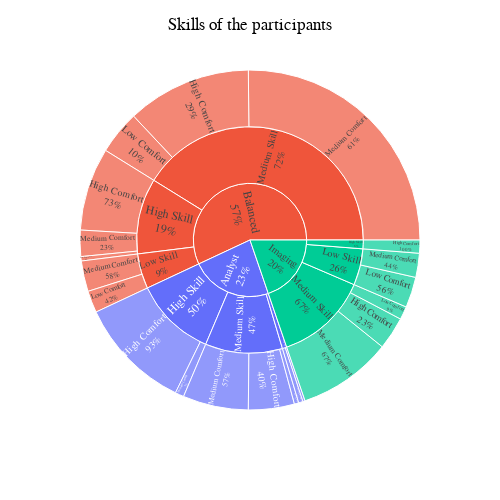

The notebook cell this image was saved under:
### Code cell
title = "Skills of the participants"

fig = px.sunburst(df, path=['Work','Computation','Comfort'],color='Work', values='count', width=500, height=500)
fig.update_traces(textinfo="label+percent parent", insidetextorientation = 'radial', sort=True)
fig.update_layout(title=title, title_x=0.5, font=dict(family='Helvetica', color="Black", size=12))
fig.write_image('figures/Participant_Skills_3tier.png')
fig.show()

### Figure 1 — Plotly figure (JSON) as saved in the notebook; plotly's stock layout.template omitted (floating-point values rounded to 4 significant figures)
{"data": [{"branchvalues": "total", "customdata": [["Analyst"], ["Analyst"], ["Analyst"], ["Analyst"], ["Analyst"], ["Analyst"], ["Analyst"], ["Analyst"], ["Analyst"], ["Analyst"], ["Analyst"], ["Balanced"], ["Balanced"], ["Balanced"], ["Balanced"], ["Balanced"], ["Balanced"], ["Balanced"], ["Balanced"], ["Balanced"], ["Balanced"], ["Balanced"], ["Balanced"], ["Imaging"], ["Imaging"], ["Imaging"], ["Imaging"], ["Imaging"], ["Imaging"], ["Imaging"], ["Imaging"], ["Imaging"], ["Imaging"]], "domain": {"x": [0, 1], "y": [0, 1]}, "hovertemplate": "labels=%{label}<br>count=%{value}<br>parent=%{parent}<br>id=%{id}<br>Work=%{customdata[0]}<extra></extra>", "ids": ["Analyst/High Skill/Medium Comfort", "Analyst/Low Skill", "Analyst/Medium Skill", "Analyst/High Skill", "Analyst/Low Skill/High Comfort", "Analyst/Low Skill/Medium Comfort", "Analyst/Medium Skill/Low Comfort", "Analyst", "Analyst/High Skill/High Comfort", "Analyst/Medium Skill/High Comfort", "Analyst/Medium Skill/Medium Comfort", "Balanced/Medium Skill/Low Comfort", "Balanced", "Balanced/Medium Skill/High Comfort", "Balanced/Low Skill", "Balanced/High Skill", "Balanced/Medium Skill", "Balanced/High Skill/Low Comfort", "Balanced/High Skill/High Comfort", "Balanced/Low Skill/Low Comfort", "Balanced/Low Skill/Medium Comfort", "Balanced/High Skill/Medium Comfort", "Balanced/Medium Skill/Medium Comfort", "Imaging", "Imaging/High Skill/High Comfort", "Imaging/Medium Skill/Low Comfort", "Imaging/Medium Skill", "Imaging/Low Skill/Medium Comfort", "Imaging/Medium Skill/Medium Comfort", "Imaging/Low Skill", "Imaging/Medium Skill/High Comfort", "Imaging/High Skill", "Imaging/Low Skill/Low Comfort"], "insidetextorientation": "radial", "labels": ["Medium Comfort", "Low Skill", "Medium Skill", "High Skill", "High Comfort", "Medium Comfort", "Low Comfort", "Analyst", "High Comfort", "High Comfort", "Medium Comfort", "Low Comfort", "Balanced", "High Comfort", "Low Skill", "High Skill", "Medium Skill", "Low Comfort", "High Comfort", "Low Comfort", "Medium Comfort", "Medium Comfort", "Medium Comfort", "Imaging", "High Comfort", "Low Comfort", "Medium Skill", "Medium Comfort", "Medium Comfort", "Low Skill", "High Comfort", "High Skill", "Low Comfort"], "marker": {"colors": ["#636efa", "#636efa", "#636efa", "#636efa", "#636efa", "#636efa", "#636efa", "#636efa", "#636efa", "#636efa", "#636efa", "#EF553B", "#EF553B", "#EF553B", "#EF553B", "#EF553B", "#EF553B", "#EF553B", "#EF553B", "#EF553B", "#EF553B", "#EF553B", "#EF553B", "#00cc96", "#00cc96", "#00cc96", "#00cc96", "#00cc96", "#00cc96", "#00cc96", "#00cc96", "#00cc96", "#00cc96"]}, "name": "", "parents": ["Analyst/High Skill", "Analyst", "Analyst", "Analyst", "Analyst/Low Skill", "Analyst/Low Skill", "Analyst/Medium Skill", "", "Analyst/High Skill", "Analyst/Medium Skill", "Analyst/Medium Skill", "Balanced/Medium Skill", "", "Balanced/Medium Skill", "Balanced", "Balanced", "Balanced", "Balanced/High Skill", "Balanced/High Skill", "Balanced/Low Skill", "Balanced/Low Skill", "Balanced/High Skill", "Balanced/Medium Skill", "", "Imaging/High Skill", "Imaging/Medium Skill", "Imaging", "Imaging/Low Skill", "Imaging/Medium Skill", "Imaging", "Imaging/Medium Skill", "Imaging", "Imaging/Low Skill"], "sort": true, "textinfo": "label+percent parent", "type": "sunburst", "values": [4.0, 3.0, 53.0, 56.0, 1.0, 2.0, 2.0, 112.0, 52.0, 21.0, 30.0, 20.0, 274.0, 57.0, 24.0, 52.0, 198.0, 2.0, 38.0, 10.0, 14.0, 12.0, 121.0, 95.0, 6.0, 6.0, 64.0, 11.0, 43.0, 25.0, 15.0, 6.0, 14.0]}], "layout": {"font": {"color": "Black", "family": "Helvetica", "size": 12}, "height": 500, "legend": {"tracegroupgap": 0}, "margin": {"t": 60}, "title": {"text": "Skills of the participants", "x": 0.5}, "width": 500}}
